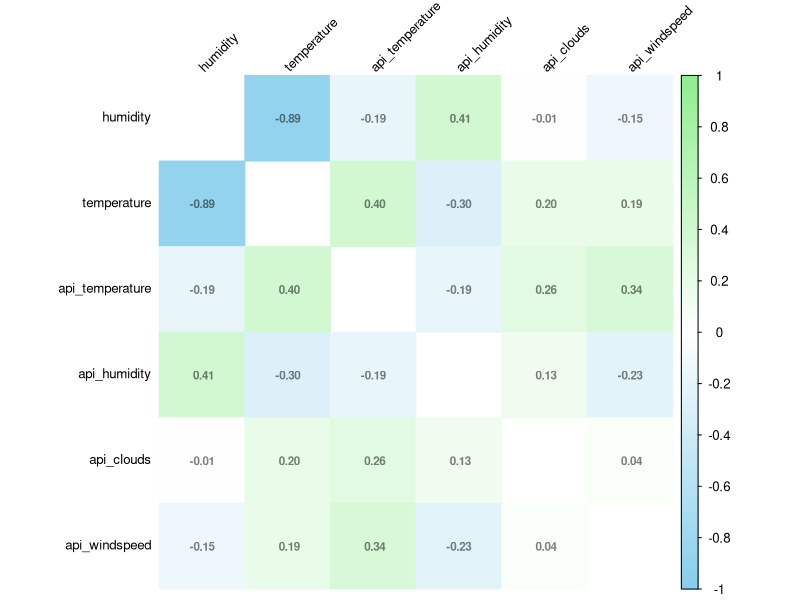

Write the R code that produced this figure.
# set working directory
setwd("C:\\Users\\jayde\\OneDrive - Imperial College London\\Year 4\\SIoT\\Data Analysis")

# load required libraries
library(corrplot)

# read the new csv with linearly interpolated values
mydata <- read.csv("final_data_readings_updated.csv", header = TRUE)

# select only the numeric columns for correlation analysis
numeric_data <- mydata[, c("humidity", "temperature", "api_temperature", "api_humidity", "api_clouds", "api_windspeed")]

# view the structure of the selected numeric data
str(numeric_data)

# calculate the Pearson correlation matrix
cor_matrix <- cor(numeric_data, method = "pearson")

# view the correlation matrix - this will plot onto the console
print(cor_matrix)

# visualise the correlation matrix using corrplot with a color-filled square layout
corrplot(cor_matrix, 
         method = "color",       
         type = "full",          
         tl.col = "black",       
         tl.srt = 45,            
         tl.cex = 0.8,           
         addCoef.col = rgb(0, 0, 0, 0.5), 
         number.cex = 0.7,       
         diag = FALSE,           
         col = colorRampPalette(c("#87CEEB", "white", "lightgreen"))(200))